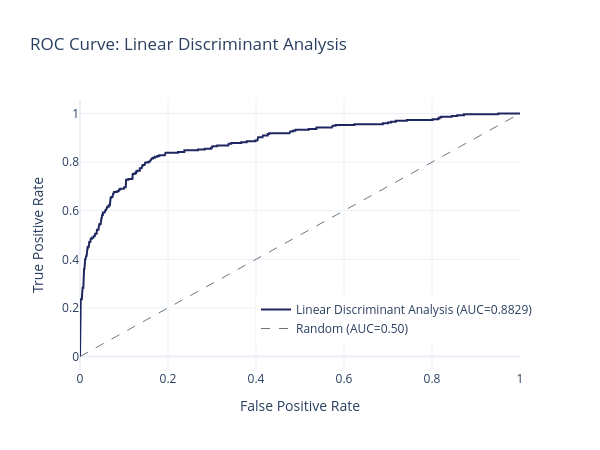
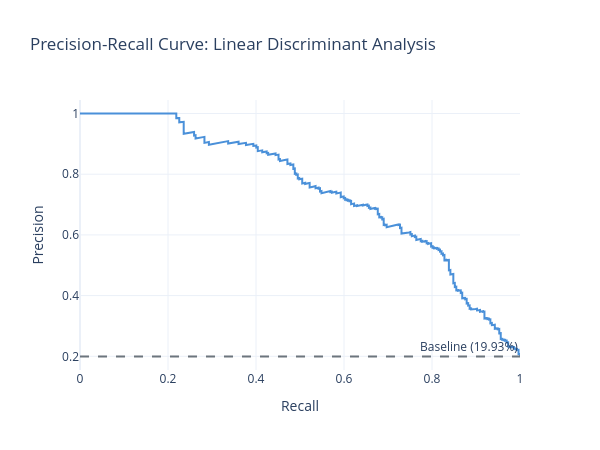
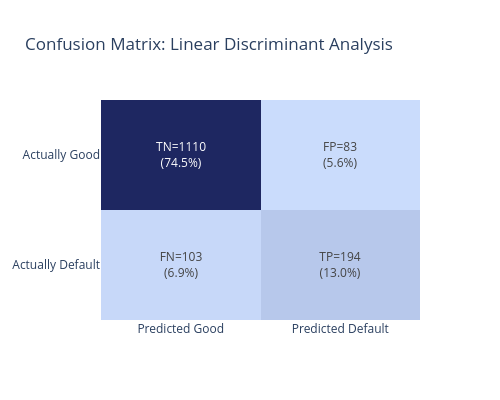
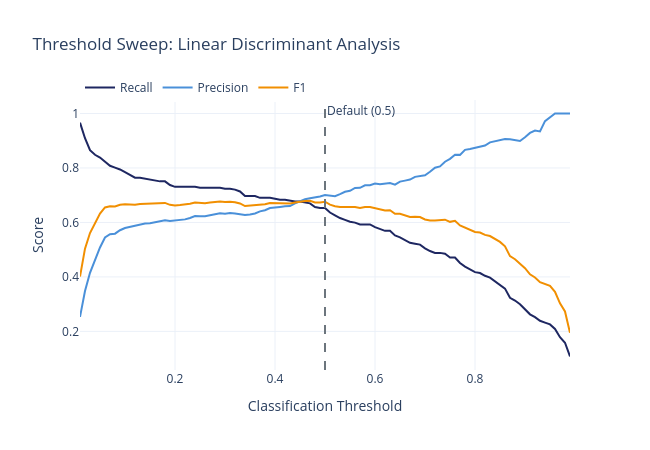

The cell these charts' notebook holds for them, in order:
### Markdown cell above
---
## 8. Diagnostic Charts

### Code cell
# Generate and save all universal charts
charts = save_all_universal_charts(y_test, y_pred, y_score, MODEL_NAME, MODEL_SLUG)

# Show them inline too
for name, fig in charts.items():
    fig.show()

### Figure 1 — Plotly figure (JSON) as saved in the notebook; plotly's stock layout.template omitted (floating-point values rounded to 4 significant figures; data arrays with more than 128 entries replaced by an {"elided": "..."} marker saying what was removed)
{"data": [{"line": {"color": "#1E2761", "width": 2}, "mode": "lines", "name": "Linear Discriminant Analysis (AUC=0.8829)", "type": "scatter", "x": {"elided": "258 float values"}, "y": {"elided": "258 float values"}}, {"line": {"color": "#6c757d", "dash": "dash", "width": 1}, "mode": "lines", "name": "Random (AUC=0.50)", "type": "scatter", "x": [0, 1], "y": [0, 1]}], "layout": {"height": 450, "legend": {"x": 0.4, "y": 0.1}, "title": {"text": "ROC Curve: Linear Discriminant Analysis"}, "width": 600, "xaxis": {"title": {"text": "False Positive Rate"}}, "yaxis": {"title": {"text": "True Positive Rate"}}}}

### Figure 2 — Plotly figure (JSON) as saved in the notebook; plotly's stock layout.template omitted (floating-point values rounded to 4 significant figures; data arrays with more than 128 entries replaced by an {"elided": "..."} marker saying what was removed)
{"data": [{"line": {"color": "#4A90D9", "width": 2}, "mode": "lines", "name": "Linear Discriminant Analysis (AP=0.7481)", "type": "scatter", "x": {"elided": "1491 float values"}, "y": {"elided": "1491 float values"}}], "layout": {"annotations": [{"showarrow": false, "text": "Baseline (19.93%)", "x": 1, "xanchor": "right", "xref": "x domain", "y": 0.1993, "yanchor": "bottom", "yref": "y"}], "height": 450, "shapes": [{"line": {"color": "#6c757d", "dash": "dash"}, "type": "line", "x0": 0, "x1": 1, "xref": "x domain", "y0": 0.1993, "y1": 0.1993, "yref": "y"}], "title": {"text": "Precision-Recall Curve: Linear Discriminant Analysis"}, "width": 600, "xaxis": {"title": {"text": "Recall"}}, "yaxis": {"title": {"text": "Precision"}}}}

### Figure 3 — Plotly figure (JSON) as saved in the notebook; plotly's stock layout.template omitted (floating-point values rounded to 4 significant figures)
{"data": [{"colorscale": [[0, "#CADCFC"], [1, "#1E2761"]], "showscale": false, "text": [["TN=1110<br>(74.5%)", "FP=83<br>(5.6%)"], ["FN=103<br>(6.9%)", "TP=194<br>(13.0%)"]], "texttemplate": "%{text}", "type": "heatmap", "x": ["Predicted Good", "Predicted Default"], "y": ["Actually Good", "Actually Default"], "z": [[1110, 83], [103, 194]]}], "layout": {"height": 400, "title": {"text": "Confusion Matrix: Linear Discriminant Analysis"}, "width": 500, "yaxis": {"autorange": "reversed"}}}

### Figure 4 — Plotly figure (JSON) as saved in the notebook; plotly's stock layout.template omitted (floating-point values rounded to 4 significant figures)
{"data": [{"line": {"color": "#1E2761", "width": 2}, "name": "Recall", "type": "scatter", "x": [0.01, 0.02, 0.03, 0.04, 0.05, 0.06, 0.07, 0.08, 0.09, 0.1, 0.11, 0.12, 0.13, 0.14, 0.15, 0.16, 0.17, 0.18, 0.19, 0.2, 0.21, 0.22, 0.23, 0.24, 0.25, 0.26, 0.27, 0.28, 0.29, 0.3, 0.31, 0.32, 0.33, 0.34, 0.35, 0.36, 0.37, 0.38, 0.39, 0.4, 0.41, 0.42, 0.43, 0.44, 0.45, 0.46, 0.47, 0.48, 0.49, 0.5, 0.51, 0.52, 0.53, 0.54, 0.55, 0.56, 0.57, 0.58, 0.59, 0.6, 0.61, 0.62, 0.63, 0.64, 0.65, 0.66, 0.67, 0.68, 0.69, 0.7, 0.71, 0.72, 0.73, 0.74, 0.75, 0.76, 0.77, 0.78, 0.79, 0.8, 0.81, 0.82, 0.83, 0.84, 0.85, 0.86, 0.87, 0.88, 0.89, 0.9, 0.91, 0.92, 0.93, 0.94, 0.95, 0.96, 0.97, 0.98, 0.99], "y": [0.9663, 0.9091, 0.8653, 0.8485, 0.8384, 0.8215, 0.8081, 0.8013, 0.7946, 0.7845, 0.7744, 0.7643, 0.7643, 0.7609, 0.7576, 0.7542, 0.7508, 0.7508, 0.7374, 0.7306, 0.7306, 0.7306, 0.7306, 0.7306, 0.7273, 0.7273, 0.7273, 0.7273, 0.7273, 0.7239, 0.7239, 0.7205, 0.7138, 0.697, 0.697, 0.697, 0.6902, 0.6902, 0.6902, 0.6869, 0.6835, 0.6835, 0.6801, 0.6768, 0.6768, 0.6734, 0.67, 0.6566, 0.6532, 0.6532, 0.6364, 0.6263, 0.6162, 0.6094, 0.6027, 0.5993, 0.5926, 0.5926, 0.5926, 0.5825, 0.5758, 0.569, 0.569, 0.5522, 0.5455, 0.5354, 0.5253, 0.5219, 0.5185, 0.5051, 0.4949, 0.4882, 0.4882, 0.4848, 0.4714, 0.4714, 0.4512, 0.4377, 0.4276, 0.4175, 0.4141, 0.404, 0.3973, 0.3838, 0.3737, 0.3569, 0.3232, 0.3131, 0.2997, 0.2828, 0.2626, 0.2525, 0.2391, 0.2323, 0.2256, 0.2088, 0.1785, 0.1582, 0.1077]}, {"line": {"color": "#4A90D9", "width": 2}, "name": "Precision", "type": "scatter", "x": [0.01, 0.02, 0.03, 0.04, 0.05, 0.06, 0.07, 0.08, 0.09, 0.1, 0.11, 0.12, 0.13, 0.14, 0.15, 0.16, 0.17, 0.18, 0.19, 0.2, 0.21, 0.22, 0.23, 0.24, 0.25, 0.26, 0.27, 0.28, 0.29, 0.3, 0.31, 0.32, 0.33, 0.34, 0.35, 0.36, 0.37, 0.38, 0.39, 0.4, 0.41, 0.42, 0.43, 0.44, 0.45, 0.46, 0.47, 0.48, 0.49, 0.5, 0.51, 0.52, 0.53, 0.54, 0.55, 0.56, 0.57, 0.58, 0.59, 0.6, 0.61, 0.62, 0.63, 0.64, 0.65, 0.66, 0.67, 0.68, 0.69, 0.7, 0.71, 0.72, 0.73, 0.74, 0.75, 0.76, 0.77, 0.78, 0.79, 0.8, 0.81, 0.82, 0.83, 0.84, 0.85, 0.86, 0.87, 0.88, 0.89, 0.9, 0.91, 0.92, 0.93, 0.94, 0.95, 0.96, 0.97, 0.98, 0.99], "y": [0.2531, 0.3484, 0.4152, 0.4641, 0.5082, 0.5446, 0.5568, 0.5587, 0.5714, 0.5796, 0.5838, 0.5881, 0.5927, 0.5963, 0.5968, 0.6005, 0.606, 0.6076, 0.605, 0.6061, 0.6078, 0.6113, 0.6165, 0.6236, 0.6225, 0.6225, 0.6261, 0.6297, 0.6334, 0.6324, 0.6342, 0.6331, 0.631, 0.6273, 0.6292, 0.633, 0.6406, 0.6447, 0.6529, 0.6559, 0.657, 0.6591, 0.6601, 0.67, 0.6768, 0.6849, 0.6886, 0.6915, 0.6953, 0.7004, 0.6974, 0.6966, 0.7038, 0.7126, 0.716, 0.7265, 0.7273, 0.7364, 0.7364, 0.7425, 0.7403, 0.7412, 0.7445, 0.7387, 0.75, 0.7536, 0.7573, 0.7673, 0.77, 0.7732, 0.7861, 0.8011, 0.8056, 0.8229, 0.8333, 0.8485, 0.8481, 0.8667, 0.8699, 0.8732, 0.8786, 0.8824, 0.8939, 0.8976, 0.9024, 0.906, 0.9057, 0.9029, 0.899, 0.913, 0.9286, 0.9375, 0.9342, 0.9718, 0.9853, 1.0, 1.0, 1.0, 1.0]}, {"line": {"color": "#F18F01", "width": 2}, "name": "F1", "type": "scatter", "x": [0.01, 0.02, 0.03, 0.04, 0.05, 0.06, 0.07, 0.08, 0.09, 0.1, 0.11, 0.12, 0.13, 0.14, 0.15, 0.16, 0.17, 0.18, 0.19, 0.2, 0.21, 0.22, 0.23, 0.24, 0.25, 0.26, 0.27, 0.28, 0.29, 0.3, 0.31, 0.32, 0.33, 0.34, 0.35, 0.36, 0.37, 0.38, 0.39, 0.4, 0.41, 0.42, 0.43, 0.44, 0.45, 0.46, 0.47, 0.48, 0.49, 0.5, 0.51, 0.52, 0.53, 0.54, 0.55, 0.56, 0.57, 0.58, 0.59, 0.6, 0.61, 0.62, 0.63, 0.64, 0.65, 0.66, 0.67, 0.68, 0.69, 0.7, 0.71, 0.72, 0.73, 0.74, 0.75, 0.76, 0.77, 0.78, 0.79, 0.8, 0.81, 0.82, 0.83, 0.84, 0.85, 0.86, 0.87, 0.88, 0.89, 0.9, 0.91, 0.92, 0.93, 0.94, 0.95, 0.96, 0.97, 0.98, 0.99], "y": [0.4011, 0.5037, 0.5611, 0.6, 0.6328, 0.655, 0.6593, 0.6584, 0.6648, 0.6667, 0.6657, 0.6647, 0.6676, 0.6686, 0.6677, 0.6687, 0.6707, 0.6717, 0.6646, 0.6626, 0.6636, 0.6656, 0.6687, 0.6729, 0.6708, 0.6708, 0.6729, 0.675, 0.6771, 0.675, 0.6761, 0.674, 0.6698, 0.6603, 0.6613, 0.6635, 0.6645, 0.6667, 0.671, 0.6711, 0.67, 0.6711, 0.67, 0.6734, 0.6768, 0.6791, 0.6792, 0.6736, 0.6736, 0.676, 0.6655, 0.6596, 0.6571, 0.657, 0.6545, 0.6568, 0.6531, 0.6567, 0.6567, 0.6528, 0.6477, 0.6438, 0.645, 0.632, 0.6316, 0.626, 0.6203, 0.6212, 0.6197, 0.611, 0.6074, 0.6067, 0.608, 0.6102, 0.6022, 0.6061, 0.589, 0.5817, 0.5734, 0.5649, 0.5629, 0.5543, 0.5501, 0.5377, 0.5286, 0.5121, 0.4764, 0.465, 0.4495, 0.4319, 0.4094, 0.3979, 0.3807, 0.375, 0.3671, 0.3454, 0.3029, 0.2733, 0.1945]}], "layout": {"annotations": [{"showarrow": false, "text": "Default (0.5)", "x": 0.5, "xanchor": "left", "xref": "x", "y": 1, "yanchor": "top", "yref": "y domain"}], "height": 450, "legend": {"orientation": "h", "y": 1.1}, "shapes": [{"line": {"color": "#6c757d", "dash": "dash"}, "type": "line", "x0": 0.5, "x1": 0.5, "xref": "x", "y0": 0, "y1": 1, "yref": "y domain"}], "title": {"text": "Threshold Sweep: Linear Discriminant Analysis"}, "width": 650, "xaxis": {"title": {"text": "Classification Threshold"}}, "yaxis": {"title": {"text": "Score"}}}}
